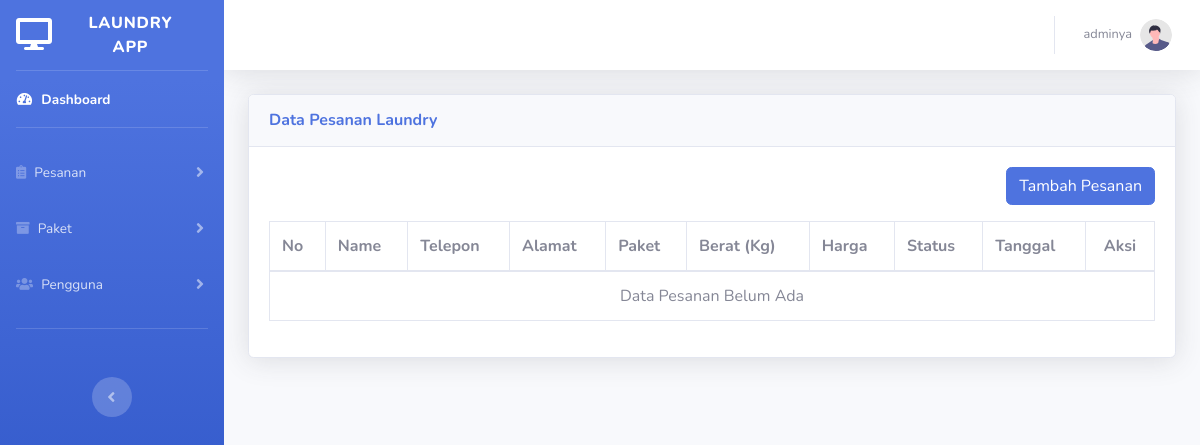
/view/admin/daftarPesanan.php (signed in), run on an earlier commit of the app's database.
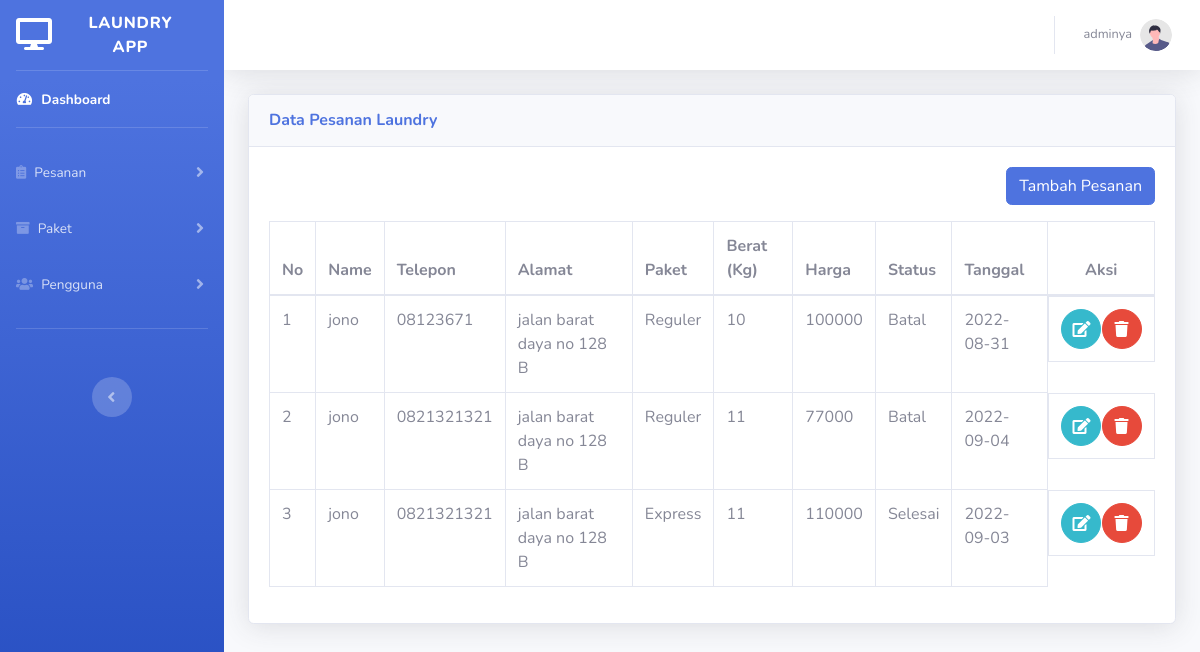
And on a later commit of the database.
### tables this page shows
CREATE TABLE `tabel_pesanan` (
  `id` int(10) NOT NULL,
  `username` varchar(50) NOT NULL,
  `telepon` varchar(15) NOT NULL,
  `alamat` varchar(100) NOT NULL,
  `nama_paket` varchar(50) NOT NULL,
  `berat` int(50) DEFAULT NULL,
  `harga` int(50) DEFAULT NULL,
  `status` enum('Pending','Belum diproses','Sedang diproses','Selesai diproses','Permintaan pengantaran','Sedang diantar','Selesai','Batal') NOT NULL,
  `tanggal` date NOT NULL
);

### view/admin/daftarPesanan.php (the view, shortened to what the changed rows need)
<?php
include '../../action/function.php';
?>
<!DOCTYPE html>
<html lang="en">
<head>
    <link href="../../assets/vendor/fontawesome-free/css/all.min.css" rel="stylesheet" type="text/css" />
    <link href="../../assets/css/sb-admin-2.min.css" rel="stylesheet" />
    <link rel="stylesheet" href="../../assets/vendor/datatables/dataTables.bootstrap4.min.css">
</head>
<body id="page-top">
    <div id="wrapper">
        <div id="content-wrapper" class="d-flex flex-column">
            <div id="content">
                <div class="container-fluid">
                    <div class="card shadow mb-4">
                        <div class="card-body">
                            <div class="table-responsive">
                                <table class="table table-bordered" id="dataPesanan" width="100%" cellspacing="0">
                                    <thead>
                                        <tr>
                                            <th>No</th>
                                            <th>Name</th>
                                            <th>Telepon</th>
                                            <th>Alamat</th>
                                            <th>Paket</th>
                                            <th>Berat (Kg)</th>
                                            <th>Harga</th>
                                            <th>Status</th>
                                            <th>Tanggal</th>
                                            <th class="text-center">Aksi</th>
                                        </tr>
                                    </thead>
                                    <tbody>
                                        <?php
                                        $sql = 'select * from tabel_pesanan';
                                        $query = mysqli_query($conn, $sql);
                                        $data = mysqli_fetch_all($query, MYSQLI_ASSOC);
                                        if (mysqli_num_rows($query) == 0) {
                                            echo '<tr>
                                            <td colspan="10" class="text-center">Data Pesanan Belum Ada</td>
                                        </tr>';
                                        }
                                        $no = 1;
                                        foreach ($data as $row) :
                                        ?>
                                            <tr>
                                                <td><?= $no; ?></td>
                                                <td><?= $row['username'] ?></td>
                                                <td><?= $row['telepon'] ?></td>
                                                <td><?= $row['alamat'] ?></td>
                                                <td><?= $row['nama_paket'] ?></td>
                                                <td><?= $row['berat'] ?></td>
                                                <td><?= $row['harga'] ?></td>
                                                <td><?= $row['status'] ?></td>
                                                <td><?= $row['tanggal'] ?></td>
                                                <td class="d-flex justify-content-between ">
                                                    <a href="../../view/admin/editPesanan.php?id= <?= $row['id'] ?>" class=" btn btn-info btn-circle btn-md">
                                                        <i class="fas fa-edit"></i>
                                                    </a>
                                                    <a class="btn btn-danger btn-circle btn-md" href="#" data-toggle="modal" data-target="#deleteModal">
                                                        <i class="fas fa-trash"></i>
                                                    </a>
                                                </td>
                                            </tr>
                                        <?php
                                            $no++;
                                        endforeach;
                                        ?>
                                    </tbody>
                                </table>
                            </div>
                        </div>
                    </div>
                </div>
            </div>
</body>
</html>

What changed in the data, as far as the page shows it:
added tabel_pesanan: username "jono", telepon "08123671", alamat "jalan barat daya no 128 B", nama_paket "Reguler", berat "10", harga "100000", status "Batal", tanggal "2022-08-31"
added tabel_pesanan: username "jono", telepon "0821321321", alamat "jalan barat daya no 128 B", nama_paket "Reguler", berat "11", harga "77000", status "Batal", tanggal "2022-09-04"
added tabel_pesanan: username "jono", telepon "0821321321", alamat "jalan barat daya no 128 B", nama_paket "Express", berat "11", harga "110000", status "Selesai", tanggal "2022-09-03"
Also different on the page:
text no longer shown: "Data Pesanan Belum Ada"
